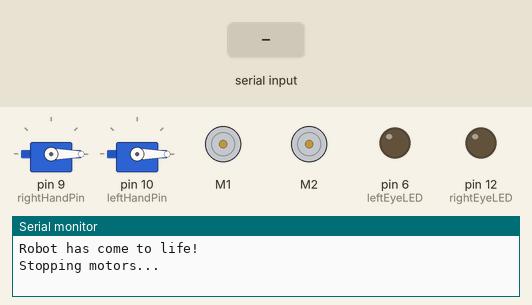
The sketch below on a simulated Arduino Uno, built with avr-gcc and run on an emulated ATmega328P. Parts: 2 × servo, 2 × DC motor (green arrow = forward, orange = backward, longer = faster), output pins drawn as LEDs (lit = HIGH), the last lines printed to the serial monitor. Inputs (shaded band) come from the test bench.

Above: at 3.0 s.
3.1 s: "spins\n" received over Serial
At 4.0 s:
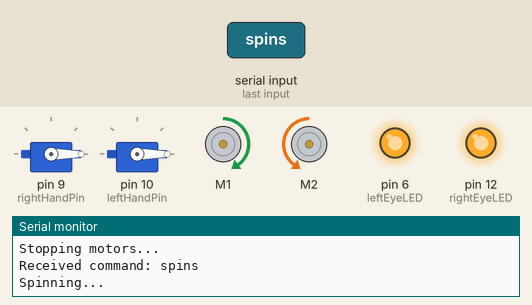
6.1 s: byte 10 ('\n') received over Serial
At 7.5 s:
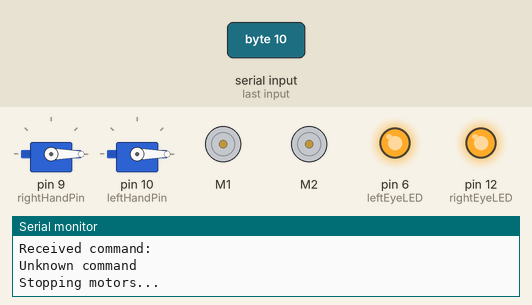
9.1 s: "moves forward\n" received over Serial
At 9.9 s:
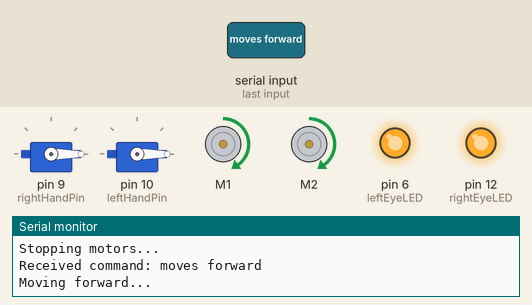
12.1 s: "moves back\n" received over Serial
At 13.5 s:
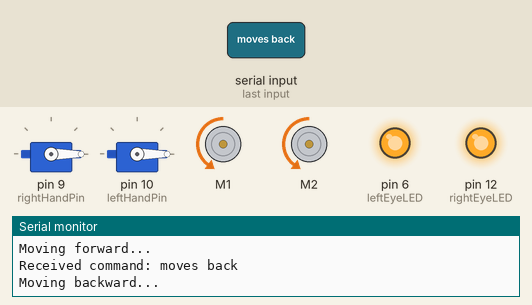
15.1 s: "turns left\n" received over Serial
At 15.9 s:
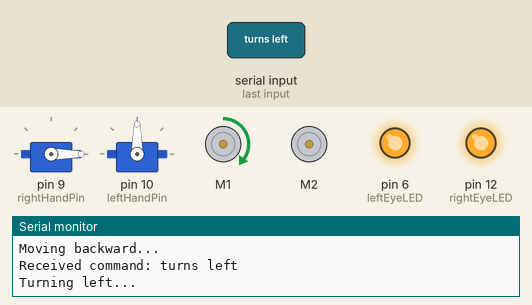
18.1 s: "turns right\n" received over Serial
At 19.4 s:
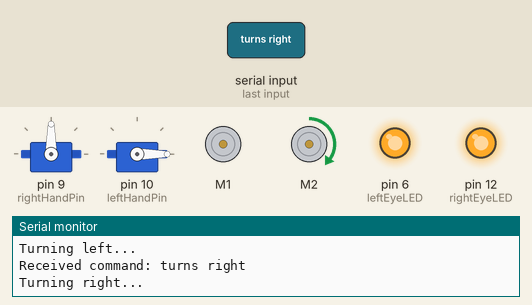
Timing chart, 0 to 22.1 s (numbered marks = the images above; inputs shaded):
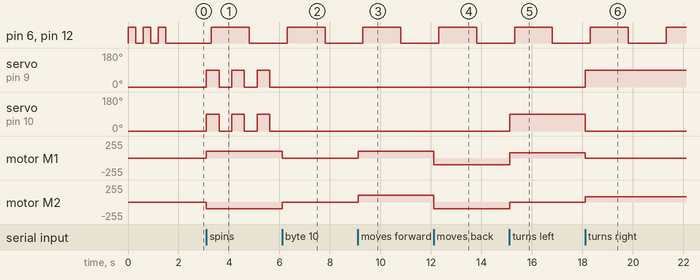

Measured:
- after the input at 3.1 s, servo on pin 9 (rightHandPin), servo on pin 10 (leftHandPin): alternates 90° for 0.50 s and 0° for 0.50 s, starting at once; motor M1: stopped → forward 100/255 at once; motor M2: stopped → backward 100/255 at once
- after the input at 6.1 s, servo on pin 9 (rightHandPin), servo on pin 10 (leftHandPin): stops changing and stays 0°; motor M1: forward 100/255 → stopped at once; motor M2: backward 100/255 → stopped at once
- after the input at 9.1 s, motor M1, motor M2: stopped → forward 100/255 at once
- after the input at 12.1 s, motor M1, motor M2: forward 100/255 → backward 100/255 at once
- after the input at 15.1 s, servo on pin 10 (leftHandPin): 0° → 90° at once; motor M1: backward 100/255 → forward 80/255 at once; motor M2: backward 100/255 → stopped at once
- after the input at 18.1 s, servo on pin 9 (rightHandPin): 0° → 90° at once; servo on pin 10 (leftHandPin): 90° → 0° at once; motor M1: forward 80/255 → stopped at once; motor M2: stopped → forward 80/255 at once

The sketch:

Final_Project.ino
```cpp
#include <Wire.h>
#include <Adafruit_MotorShield.h>
#include <Servo.h>

Adafruit_MotorShield AFMS = Adafruit_MotorShield();
Adafruit_DCMotor *motor1 = AFMS.getMotor(1); // right motor
Adafruit_DCMotor *motor2 = AFMS.getMotor(2); // left motor

// Servo objects and control pins
Servo rightHandServo;
Servo leftHandServo;
const int rightHandPin = 9;
const int leftHandPin = 10;

// LED control pins for eyes
const int leftEyeLED = 6;
const int rightEyeLED = 12;

// Servo positions
const int handUpAngle = 90;   // Angle when hand is raised
const int handDownAngle = 0;  // Angle when hand is lowered

String command = ""; // Store incoming serial data
bool spinMode = false; // Continuous hand waving in spin mode
int speed = 100;       // Speed of the motors

// Timer variables for LED blinking
unsigned long lastBlinkTime = 0;
const unsigned long blinkInterval = 1500;

bool isLedOn = true;

void setup() {
  Serial.begin(9600);
  //Serial.println("Robot ready with Adafruit Motor Shield!");

  // Initialize motor shield
  if (!AFMS.begin()) {
    Serial.println("Motor Shield not detected. Check connections!");
    while (1); // Stop if no motor shield
  }

  // Attach servos
  rightHandServo.attach(rightHandPin);
  leftHandServo.attach(leftHandPin);

  // Initialize servos to the down position
  rightHandServo.write(handDownAngle);
  leftHandServo.write(handDownAngle);

  // Initialize LEDs
  pinMode(leftEyeLED, OUTPUT);
  pinMode(rightEyeLED, OUTPUT);

  // Start LEDs off
  digitalWrite(leftEyeLED, LOW);
  digitalWrite(rightEyeLED, LOW);


  robotblink();

  // Stop all motors initially
  stopMotors();
}

void loop() {
  // Check for serial commands
  if (Serial.available() > 0) {
    char inChar = (char)Serial.read(); // Read the incoming byte
    if (inChar == '\n') { // End of command
      processCommand(command); // Process the complete command
      command = "";
    } else {
      command += inChar;
    }
  }

  // If in spin mode, wave hands continuously
  if (spinMode) {
    waveHands();
  }

  // Blink LEDs periodically
  blinkLeds();
}

// Function to process received serial commands
void processCommand(String cmd) {
  cmd.trim(); // Remove any leading/trailing whitespace
  Serial.println("Received command: " + cmd);

  spinMode = false; // Disable spin mode by default

  if (cmd == "moves forward") {//Move robot Forward
    moveForward();
    lowerHands();
  } else if (cmd == "moves back") {//Move robot Backwards
    moveBackward();
    lowerHands();
  } else if (cmd == "turns left") {//Turn Robot left
    moveLeft();
    raiseLeftHand();
  } else if (cmd == "turns right") {//Turn Robot Right
    moveRight();
    raiseRightHand();
  } else if (cmd == "spins") {//Spin Robot
    spin();
    spinMode = true;
  } else if (cmd == "stops") {//Stop robot
    stopMotors();
    lowerHands();
  } else {
    Serial.println("Unknown command");
    stopMotors();
    lowerHands();
  }
}

// Functions to control robot movements
void moveForward() {
  Serial.println("Moving forward...");
  motor1->setSpeed(speed);
  motor2->setSpeed(speed);
  motor1->run(FORWARD);
  motor2->run(FORWARD);
}

void moveBackward() {
  Serial.println("Moving backward...");
  motor1->setSpeed(speed);
  motor2->setSpeed(speed);
  motor1->run(BACKWARD);
  motor2->run(BACKWARD);
}

void moveLeft() {
  Serial.println("Turning left...");
  motor1->setSpeed(80);
  motor2->setSpeed(speed);
  motor1->run(FORWARD);
  motor2->run(RELEASE);
}

void moveRight() {
  Serial.println("Turning right...");
  motor1->setSpeed(speed);
  motor2->setSpeed(80);
  motor1->run(RELEASE);
  motor2->run(FORWARD);
}

void spin() {
  Serial.println("Spinning...");
  motor1->setSpeed(speed);
  motor2->setSpeed(speed);
  motor1->run(FORWARD);
  motor2->run(BACKWARD);
}

// Function to stop both motors
void stopMotors() {
  Serial.println("Stopping motors...");
  motor1->run(RELEASE);
  motor2->run(RELEASE);
}

// Servo control functions
void raiseRightHand() {
  rightHandServo.write(handUpAngle); // Raise the right hand
  leftHandServo.write(handDownAngle); // Left hand down
}

void lowerHands() {
  rightHandServo.write(handDownAngle); // Lower the right hand
  leftHandServo.write(handDownAngle); // Lower the left hand
}

void raiseLeftHand() {
  leftHandServo.write(handUpAngle); // Raise the left hand
  rightHandServo.write(handDownAngle); // Right hand down
}

void waveHands() {
  static unsigned long lastWaveTime = 0;
  static bool handsUp = false;

  if (millis() - lastWaveTime > 500) { // Adjust speed of waving
    handsUp = !handsUp; // Toggle hands position
    if (handsUp) {
      rightHandServo.write(handUpAngle); // Right hand forward up
      leftHandServo.write(handUpAngle); // Left hand forward up
    } else {
      rightHandServo.write(handDownAngle); // Right hand forward down
      leftHandServo.write(handDownAngle); // Left hand forward down
    }
    lastWaveTime = millis();
  }
}

// Function for LED blinking
void blinkLeds() {
  if (millis() - lastBlinkTime > blinkInterval) {
    isLedOn = !isLedOn; // Toggle LED state
    digitalWrite(leftEyeLED, isLedOn ? HIGH : LOW);
    digitalWrite(rightEyeLED, isLedOn ? HIGH : LOW);
    lastBlinkTime = millis(); // Update last blink time
  }
}

//initial robot blinking
void robotblink() {
  for (int i = 0; i < 3; i++) {
    digitalWrite(leftEyeLED, HIGH);
    digitalWrite(rightEyeLED, HIGH);
    delay(300);
    digitalWrite(leftEyeLED, LOW);
    digitalWrite(rightEyeLED, LOW);
    delay(300);
  }
  digitalWrite(leftEyeLED, HIGH);
  digitalWrite(rightEyeLED, HIGH);
  Serial.println("Robot has come to life!");
}
```
